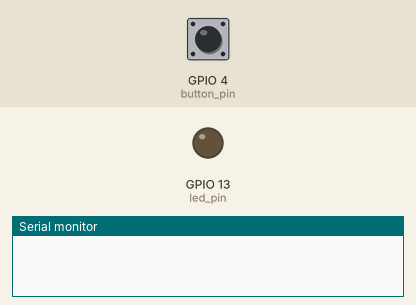
Simulated run of this program. Board: ESP32. On the bench: output pins drawn as LEDs (lit = HIGH), the last lines printed to the serial monitor. The test bench sets the inputs (shaded band); at power-on: GPIO 4 (button_pin) HIGH.

Above: at 1.2 s.
1.3 s: GPIO 4 (button_pin) pulled LOW for 0.15 s
At 2.4 s:
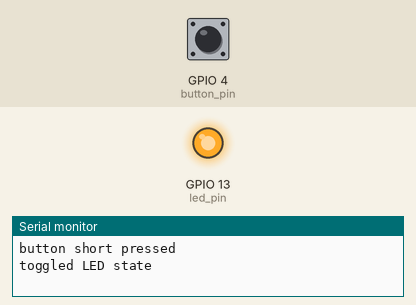
3.4 s: GPIO 4 (button_pin) pulled LOW for 1 s
At 5.2 s:
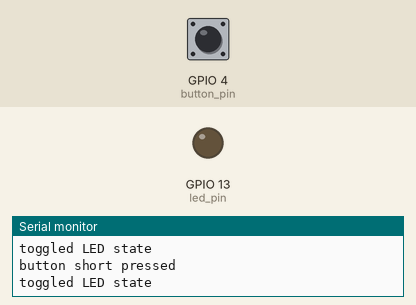
Timing chart, 0 to 6.7 s (numbered marks = the images above; inputs shaded):
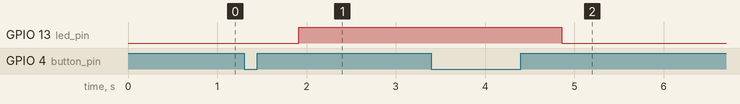

Measured:
- after the input at 1.3 s, GPIO 13 (led_pin): LOW → HIGH after 0.61 s
- after the input at 3.4 s, GPIO 13 (led_pin): HIGH → LOW after 1.5 s

The program:

main.cpp
```cpp
#include <Arduino.h>
#include <Button.h>

int button_pin = 4;
int led_pin = 13;
bool ledState;

Button btn1(button_pin);

void toggleLED() {
    ledState = !ledState;
    digitalWrite(led_pin, ledState);
    Serial.println("toggled LED state");
}

void turnOffLED() {
    ledState = false;
    digitalWrite(led_pin, ledState);
    Serial.println("turned off LED");
}

void turnOnLED() {
    ledState = true;
    digitalWrite(led_pin, ledState);
    Serial.println("turned on LED");
}

void setup() {
  // put your setup code here, to run once:
  Serial.begin(115200);
  btn1.begin();
  pinMode(led_pin, OUTPUT);
//   btn1.setShortPressFunc(turnOnLED);
//   btn1.setLongPressFunc(turnOffLED);
//   btn1.setDoublePressFunc(toggleLED);

  btn1.setShortPressFunc(toggleLED);
  btn1.setLongPressFunc();
  btn1.setDoublePressFunc();
}

void loop() {
    btn1.loop();
    // btn1.startBtnLoop(toggleLED, NULL, NULL);
}
```
